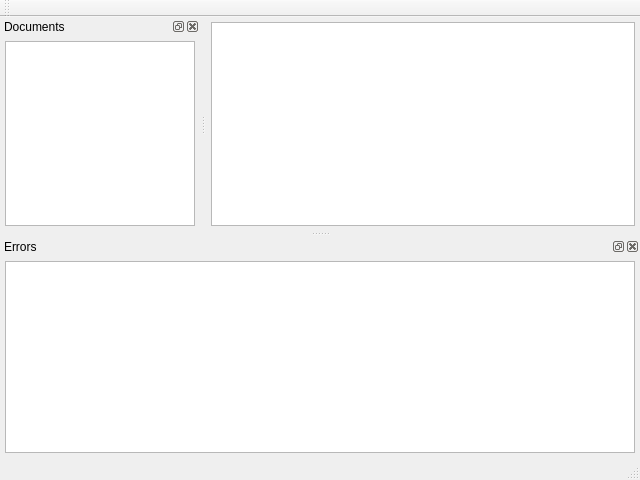
<?xml version="1.0" encoding="UTF-8"?>
<ui version="4.0">
 <class>MainWindow</class>
 <widget class="QMainWindow" name="MainWindow">
  <property name="geometry">
   <rect>
    <x>0</x>
    <y>0</y>
    <width>640</width>
    <height>480</height>
   </rect>
  </property>
  <property name="windowTitle">
   <string>MSC Editor</string>
  </property>
  <property name="layoutDirection">
   <enum>Qt::LeftToRight</enum>
  </property>
  <widget class="QWidget" name="centralWidget">
   <layout class="QGridLayout" name="gridLayout_2">
    <property name="leftMargin">
     <number>5</number>
    </property>
    <property name="topMargin">
     <number>5</number>
    </property>
    <property name="rightMargin">
     <number>5</number>
    </property>
    <property name="bottomMargin">
     <number>5</number>
    </property>
    <property name="spacing">
     <number>5</number>
    </property>
    <item row="0" column="0">
     <widget class="msc::GraphicsView" name="graphicsView">
      <property name="sizePolicy">
       <sizepolicy hsizetype="Expanding" vsizetype="Expanding">
        <horstretch>0</horstretch>
        <verstretch>0</verstretch>
       </sizepolicy>
      </property>
      <property name="minimumSize">
       <size>
        <width>200</width>
        <height>0</height>
       </size>
      </property>
     </widget>
    </item>
   </layout>
  </widget>
  <widget class="QMenuBar" name="menuBar">
   <property name="geometry">
    <rect>
     <x>0</x>
     <y>0</y>
     <width>640</width>
     <height>21</height>
    </rect>
   </property>
  </widget>
  <widget class="QToolBar" name="mainToolBar">
   <property name="windowTitle">
    <string>toolBar</string>
   </property>
   <attribute name="toolBarArea">
    <enum>TopToolBarArea</enum>
   </attribute>
   <attribute name="toolBarBreak">
    <bool>false</bool>
   </attribute>
  </widget>
  <widget class="QStatusBar" name="statusBar"/>
  <widget class="QDockWidget" name="dockWidget">
   <property name="minimumSize">
    <size>
     <width>200</width>
     <height>117</height>
    </size>
   </property>
   <property name="maximumSize">
    <size>
     <width>300</width>
     <height>524287</height>
    </size>
   </property>
   <property name="windowTitle">
    <string>Documents</string>
   </property>
   <attribute name="dockWidgetArea">
    <number>1</number>
   </attribute>
   <widget class="QWidget" name="dockWidgetContents">
    <layout class="QGridLayout" name="gridLayout">
     <property name="leftMargin">
      <number>5</number>
     </property>
     <property name="topMargin">
      <number>5</number>
     </property>
     <property name="rightMargin">
      <number>5</number>
     </property>
     <property name="bottomMargin">
      <number>5</number>
     </property>
     <property name="spacing">
      <number>5</number>
     </property>
     <item row="0" column="0">
      <widget class="QTreeView" name="documentTreeView">
       <property name="sizePolicy">
        <sizepolicy hsizetype="Expanding" vsizetype="Expanding">
         <horstretch>0</horstretch>
         <verstretch>0</verstretch>
        </sizepolicy>
       </property>
       <property name="minimumSize">
        <size>
         <width>0</width>
         <height>0</height>
        </size>
       </property>
       <property name="maximumSize">
        <size>
         <width>16777215</width>
         <height>16777215</height>
        </size>
       </property>
       <property name="sizeAdjustPolicy">
        <enum>QAbstractScrollArea::AdjustToContents</enum>
       </property>
       <attribute name="headerVisible">
        <bool>true</bool>
       </attribute>
      </widget>
     </item>
    </layout>
   </widget>
  </widget>
  <widget class="QDockWidget" name="dockWidget_2">
   <property name="floating">
    <bool>false</bool>
   </property>
   <property name="windowTitle">
    <string>Errors</string>
   </property>
   <attribute name="dockWidgetArea">
    <number>8</number>
   </attribute>
   <widget class="QWidget" name="dockWidgetContents_2">
    <layout class="QVBoxLayout" name="verticalLayout" stretch="0">
     <property name="spacing">
      <number>5</number>
     </property>
     <property name="sizeConstraint">
      <enum>QLayout::SetMinimumSize</enum>
     </property>
     <property name="leftMargin">
      <number>5</number>
     </property>
     <property name="topMargin">
      <number>5</number>
     </property>
     <property name="rightMargin">
      <number>5</number>
     </property>
     <property name="bottomMargin">
      <number>5</number>
     </property>
     <item>
      <widget class="QPlainTextEdit" name="errorTextEdit">
       <property name="sizePolicy">
        <sizepolicy hsizetype="Preferred" vsizetype="Preferred">
         <horstretch>0</horstretch>
         <verstretch>0</verstretch>
        </sizepolicy>
       </property>
       <property name="readOnly">
        <bool>true</bool>
       </property>
      </widget>
     </item>
    </layout>
   </widget>
  </widget>
 </widget>
 <layoutdefault spacing="6" margin="11"/>
 <customwidgets>
  <customwidget>
   <class>msc::GraphicsView</class>
   <extends>QGraphicsView</extends>
   <header>graphicsview.h</header>
  </customwidget>
 </customwidgets>
 <resources/>
 <connections/>
</ui>
